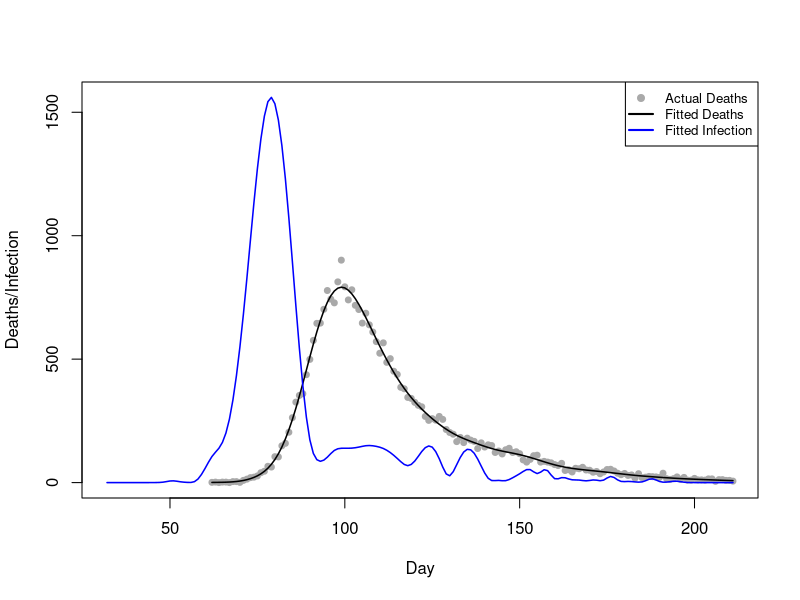
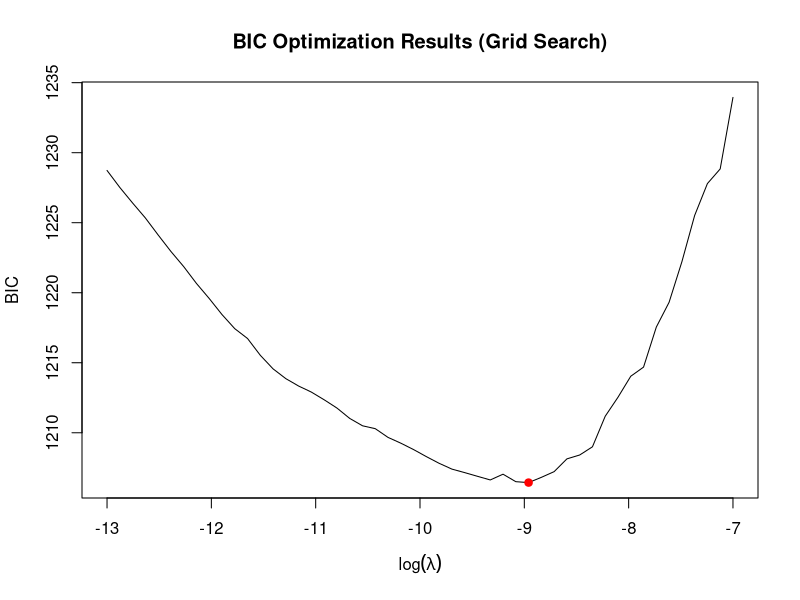
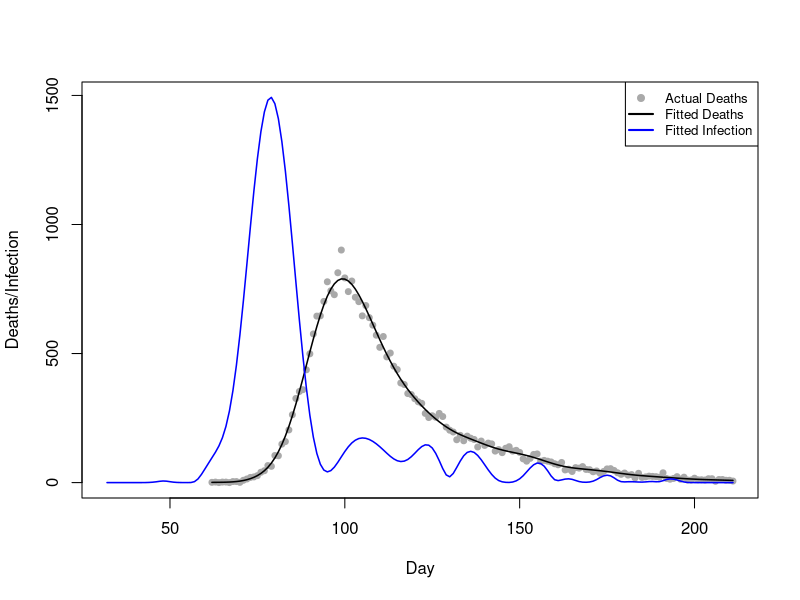
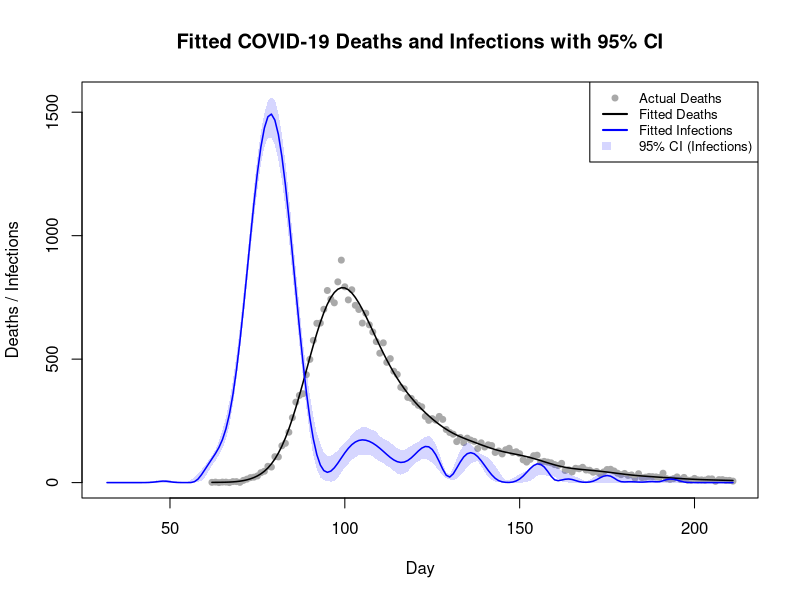

Source code (R) for these figures, in order:
# Team Members: 
# 1. Shivasharini Govindasamy (Sharuuu27) - S2766392
# 2. Yu-Hsuan Hung (YuHsuan07) - S2793274
# 3. Yasuhiro Hara (hiroh-git) - S2826059

# Team Contributions:
# Shivasharini -  
# Yu-Hsuan -  
# Yasuhiro- 

# Github repo link:
#

## OVERVIEW: 


## CODE STRUCTURE:
# 1. 
# 2. 
# 3. 
# 4. 
# 5. 
# 6. 

library(splines)
#setwd("file")
data <- read.table("engcov.txt", header=TRUE)
data$date <- as.Date(data$date, format="%d/%m/%y")


## Question1

matrixes <- function(data, k=80){
# define a function to compute X_tilde, X and S 
  n <- nrow(data) # number of observation days, n
  t1 <- data$julian[1] - 30  # earliest infection day, setting as t1-30
  tn <- data$julian[n]       # latest infection day
  t_coverage <- t1:tn        # the scope of infection days
  # k-2 knots cover the scope of infection days
  unit <- (tn-t1)/(k-2-1) 
  knot <- seq(t1-unit*3, tn+unit*3, length.out=(k+4))
  # adding 6 points beyond the original k+2 knots, ensuring a total of k+4 knots
  x_tilde <- splineDesign(knots=knot, x=t_coverage, ord=4, outer.ok=TRUE)
  # design matrix, X_tilde, for the B-splines defined by knots at the values 
  # in the scope of infection days
  s <- crossprod(diff(diag(k), diff=2)) 
  # smoothing penalty matrix S
  x <- matrix(0, nrow=n, ncol=k)
  # initialise the death model matrix X
  d <- 1:80 # the range of days from infection to death.
  edur <- 3.151 # mean parameter for the log-normal distribution.
  sdur <- 0.469 # standard deviation parameter for the log-normal distribution
  pd <- dlnorm(d, edur, sdur) # probability density
  pd <- pd / sum(pd) # normalize probabilities pd
  for (i in 1:n) {
    j_max <- min(29+i, 80) 
    # determine the maximum interval j_max for the convolution limit.
    for (j in 1:j_max) {
      y <- 30+i-j 
      x[i,] <- x[i,] + x_tilde[y,]*pd[j]
      # X_{i,k}=\sum_{j=1}^{min(29+i,80)}\tilde{X}_{(30+i-j),k}\times \pi_{j}
    }
  }
  list(X_tilde=x_tilde, X=x, S=s) # return the three computed matrices
}

# extract x_tilde, x, and s 
k <- 80
m <- matrixes(data, k=k)
x_tilde <- m$X_tilde
x <- m$X
s <- m$S
y <- data$deaths


## Question2

pnll <- function(gamma,x,y,s,lambda){
# define the penalised negative log likelihood (pnll) function
  beta <- exp(gamma) # beta = exp(gamma), ensuring positive f
  mu <- x %*% beta   # mu = X %*% beta
  ll <- y*log(mu) - mu - lgamma(y+1) # log-likelihood
  p <- lambda*(t(beta) %*% s %*% beta)/2 # penalty
  -sum(ll) + p # return pnll= -sum(ll) + p
}

gpnll <- function(gamma,x,y,s,lambda){
# Define the gradient of pnll
  beta <- exp(gamma) # beta = exp(gamma), ensuring positive f
  mu <- as.vector(x %*% beta) # mu = X %*% beta
  z <- y/mu-1 # z = y/mu - 1
  dll <- as.vector(t(x) %*% z) * beta # d(sum l_i)/d(gamma)
  dp <- lambda * beta * as.vector(s %*% beta)# d(p)/d(gamma)
  -dll+dp # return total gradient:-[d(sum l_i)/d(gamma)]+[d(p)/d(gamma)]
}

#check 
fd <- gamma0 <- rep(log(1e-3),k) # set gamma0 for testing
lambda0 <- 5e-5 # set test lambda value.
pnll0 <- pnll(gamma0, lambda0, x=x, y=y, s=s) # pnll at gamma0 and lambda0
eps <- 1e-7 # finite difference interval 
for (i in seq_along(gamma0)) { # loop over gamma0
  gamma1 <- gamma0
  gamma1[i] <- gamma1[i] + eps  # increase gamma1[i] by eps         
  pnll1 <- pnll(gamma1, lambda0, x=x, y=y, s=s) # compute resulting pnll
  fd[i] <- (pnll1 - pnll0) / eps   # approximate -dl/dgamma[i]      
}
head(fd);head(gpnll(gamma0, lambda0, x=x, y=y, s=s)) 
# the result indicating that gpnll is coded correctly


## Question3
fit <- optim(par=gamma0, fn=pnll, gr=gpnll,
             lambda=5e-5, x=x, y=y, s=s,
             method="BFGS") #, hessian=TRUE
# Use optim function with BFGS method to optimise
gamma_h <- fit$par       # Get the fitted optimal parameters gamma_h
beta_h <- exp(gamma_h)   # Calculate the fitted B-spline coefficients beta_h
mu_h <- x %*% beta_h     # Calculate the fitted expected deaths mu_h
f_h<- x_tilde %*% beta_h # Calculate the fitted new infection curve f_h

# Set parameters
n <- nrow(data)
t1 <- data$julian[1] - 30
tn <- data$julian[n]
t_coverage <- t1:tn

# Plot actual deaths data (gray dots)
plot(data$julian, y, 
     type="p", 
     pch=19, 
     col="darkgray", 
     cex=.8,
     xlab="Day", 
     ylab="Deaths/Infection", 
     xlim=c(t1,tn), 
     ylim=range(c(f_h, data$deaths)))
# Plot fitted deaths data (black line)
lines(data$julian, mu_h, col="black", lwd=1.5)
# Plot fitted infection data (blue line)
lines(t_coverage, f_h, type="l", col="blue", lwd=1.5)
# Plot legend
legend("topright", 
       legend=c("Actual Deaths", "Fitted Deaths", "Fitted Infection"), 
       col=c("darkgray", "black", "blue"),
       pch=c(19, NA, NA), lty=c(NA, 1, 1), lwd=2, cex=.8)


## Question4

# Defining the grid
lsp <- seq(-13, -7, length=50)
lambdas <- exp(lsp)
#n <- nrow(data) # number of observation
#k <- ncol(x) # number of parameters: 80

BIC <- EDF <- rep(0, length(lsp))

# Initial parameter（from Step 3）
gamma_start <- gamma_h

# Grid search
for (i in 1:length(lambdas)) {
  lambda_i <- lambdas[i]
  
  ## 1. Fit model
  fit <- optim(par=gamma_start, fn=pnll, gr=gpnll,
               lambda=lambda_i, x=x, y=y, s=s,
               method="BFGS") #, hessian=TRUE
  
  gamma_h <- fit$par
  beta_h <- exp(gamma_h)
  mu_h <- as.vector(x %*% beta_h) # fitted expected deaths mu_h (μ̂_i)
  
  ## 2. Calculate EDF
  W <- diag(y/(mu_h^2))
  
  # H_0 = X^T W X + 0*S = X^T W X
  XWX <- t(x) %*% W %*% x
  
  # H_lambda = X^T W X + lambda S
  H_lambda <- XWX + lambda_i*s
  
  # (H_lambda)^(-1) %*% H_0
  H_inv_H0 <- solve(H_lambda, XWX)
  
  # trace(A) = sum(diag(A))
  EDF[i] <- sum(diag(H_inv_H0))
  
  ## 3. Calculate l(beta_h)
  # P = lambda * beta_h^T S * beta_h / 2
  P <- lambda_i*(t(beta_h) %*% s %*% beta_h)/2
  # ll = -nll = -pnll + P
  ll <- -fit$value + P
  
  ## 4. BIC = -2l(beta_h) + log(n)*EDF
  BIC[i] <- -2*ll + log(n)*EDF[i]
}

## 5. Find optimal λ
i_opt <- which.min(BIC)      # index where BIC is minimum
lambda_opt <- lambdas[i_opt] # optimal lambda!
lsp_opt <- lsp[i_opt]        # optimal log(lambda)
EDF_opt <- EDF[i_opt]        # EDF at minimum BIC
BIC_min <- BIC[i_opt]        # minimum BIC

# Visualise the results
plot(lsp, BIC, type="l", 
     xlab=expression(log(lambda)), 
     ylab="BIC", 
     main="BIC Optimization Results (Grid Search)")
points(lsp_opt, BIC_min, col="red", pch=19)

# Print the results
cat("--- Optimal Lambda Selection ---\n")
cat("Optimal log(lambda):", lsp_opt, "\n")
cat("Optimal lambda:", lambda_opt, "\n")
cat("Minimum BIC:", BIC_min, "\n")
cat("EDF at minimum BIC:", EDF_opt)

# Fit model with optimal lambda
fit_opt <- optim(par=gamma_start, fn=pnll, gr=gpnll,
                 lambda=lambda_opt, x=x, y=y, s=s,
                 method="BFGS") #, hessian=TRUE
# Use optim function with BFGS method to optimise
gamma_h_opt <- fit_opt$par       # Get the fitted optimal parameters gamma_h
beta_h_opt <- exp(gamma_h_opt)   # Calculate the fitted B-spline coefficients beta_h
mu_h_opt <- x %*% beta_h_opt     # Calculate the fitted expected deaths mu_h
f_h_opt <- x_tilde %*% beta_h_opt # Calculate the fitted new infection curve f_h

# Plot with optimal parameters
# Plot actual deaths data (gray dots)
plot(data$julian, y, 
     type="p", 
     pch=19, 
     col="darkgray", 
     cex=.8,
     xlab="Day", 
     ylab="Deaths/Infection", 
     xlim=c(t1,tn), 
     ylim=range(c(f_h_opt, data$deaths)))
# Plot fitted deaths data (black line)
lines(data$julian, mu_h_opt, 
      col="black", 
      lwd=1.5)
# Plot fitted infection data (blue line)
lines(t_coverage, f_h_opt, 
      type="l", 
      col="blue", 
      lwd=1.5)
# Plot legend
legend("topright", 
       legend=c("Actual Deaths", "Fitted Deaths", "Fitted Infection"), 
       col=c("darkgray", "black", "blue"), 
       pch=c(19, NA, NA), lty=c(NA, 1, 1), lwd=2, cex=.8)


# Question 5
pnll_weight <- function(gamma, x, y, s, lambda, w) {
  # define the penalised negative log likelihood (pnll) function with weights
  beta <- exp(gamma) # ensuring f(t) is positive
  mu <- x %*% beta   
  ll <- y*log(mu) - mu - lgamma(y+1) 
  p <- lambda*(t(beta) %*% s %*% beta)/2 # penalty 
  -sum(w * ll) + p # return weighted pnll
}

gpnll_weight <- function(gamma, x, y, s, lambda, w) {
  # Define the gradient of weighted pnll
  beta <- exp(gamma) # beta = exp(gamma)
  mu <- as.vector(x %*% beta) # mu = X %*% beta
  z <- y/mu - 1 # z = y/mu - 1 (unchanged)
  
  # The ONLY change is here: we multiply 'z' (which comes from the
  # derivative of ll_i) by its corresponding weight 'w[i]'.
  dll <- as.vector(t(x) %*% (w * z)) * beta # d(sum w_i*l_i)/d(gamma)
  dp <- lambda * beta * as.vector(s %*% beta) # d(p)/d(gamma) (unchanged)
  
  -dll + dp # return total gradient
}

n_bootstrap <- 200

fhat_bootstrap <- matrix(0, nrow = nrow(x_tilde), ncol = n_bootstrap)

for (i in 1:n_bootstrap) {
  # Generate bootstrap weights for this replicate
  # 'wb' will have values 0, 1, 2, ...
  wb <- tabulate(sample(n, replace=TRUE), n)
  
  # Fit the model using the weighted functions
  fit_b_hat <- optim(par=gamma_h_opt,  # Start from the optimal params for speed
                 fn=pnll_weight,        # Use the NEW weighted pnll
                 gr=gpnll_weight,       # Use the NEW weighted gradient
                 lambda=lambda_opt,# Use the fixed optimal lambda from Q4
                 x=x, y=y, s=s, w=wb, # Pass all arguments, including weights 'wb'
                 method="BFGS")
  
  # Get the parameters from this bootstrap fit
  gamma_b <- fit_b_hat$par
  beta_b <- exp(gamma_b)
  
  # Calculate the fitted infection curve (f_h) for this replicate
  f_hat_b <- x_tilde %*% beta_b
  
  # Store the resulting infection curve in the i-th column of our matrix
  fhat_bootstrap[, i] <- f_hat_b
}

# Question 6
fitted_lower <- apply(fhat_bootstrap, 1, quantile, probs = 0.025)
fitted_upper <- apply(fhat_bootstrap, 1, quantile, probs = 0.975)

ylim_max <- max(c(y, fitted_upper), na.rm = TRUE)

plot(data$julian, y, 
     type = "p", 
     pch = 19, 
     col = "darkgray", 
     cex = 0.8,
     xlab = "Day", 
     ylab = "Deaths / Infections",
     main = "Fitted COVID-19 Deaths and Infections with 95% CI",
     xlim = c(t1, tn), 
     ylim = c(0, ylim_max))


polygon(c(t_coverage, rev(t_coverage)), 
        c(fitted_upper, rev(fitted_lower )),
        col = rgb(0.2, 0.2, 1, 0.2), # Semi-transparent blue
        border = NA)


lines(data$julian, mu_h_opt, 
      col = "black", 
      lwd = 1.5)

lines(t_coverage, f_h_opt, 
      col = "blue", 
      lwd = 1.5)

legend("topright", 
       legend = c("Actual Deaths", "Fitted Deaths", "Fitted Infections", "95% CI (Infections)"),
       col = c("darkgray", "black", "blue", rgb(0.2, 0.2, 1, 0.2)),
       pch = c(19, NA, NA, NA), # Point for data
       lty = c(NA, 1, 1, NA), # Lines for fits
       lwd = c(NA, 2, 2, NA),
       fill = c(NA, NA, NA, rgb(0.2, 0.2, 1, 0.2)), # Fill for CI box
       border = NA, # No border on legend boxes
       cex = 0.8) # Slightly smaller text
